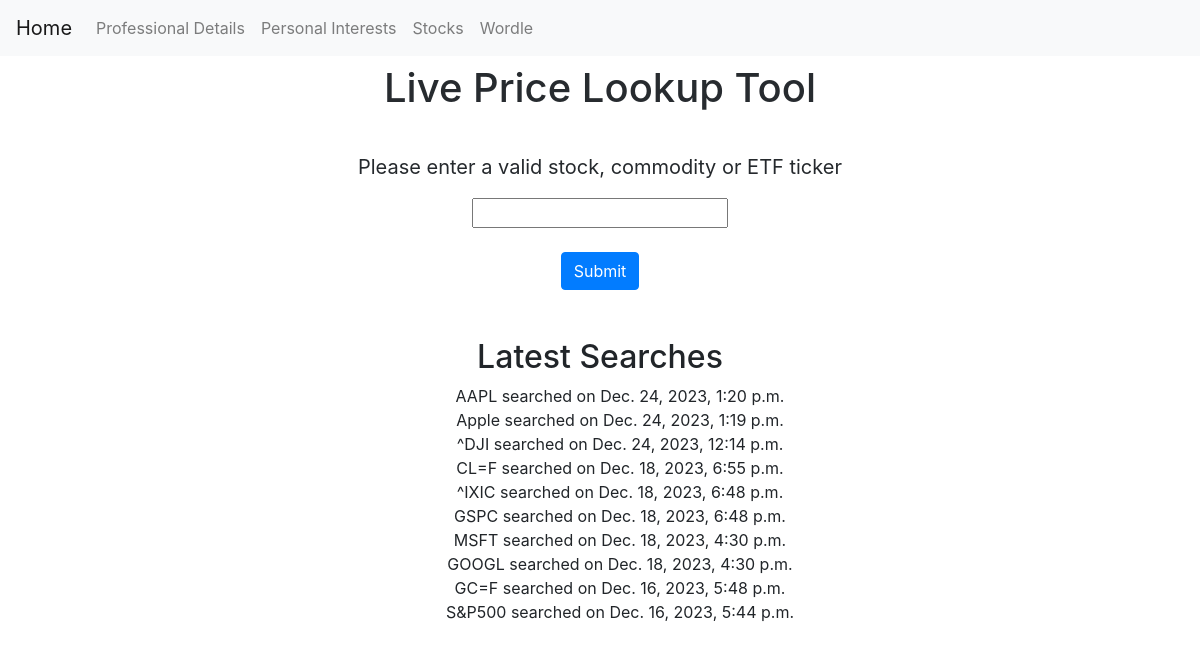
Page /take_in_stock_price/ on the earlier database version.
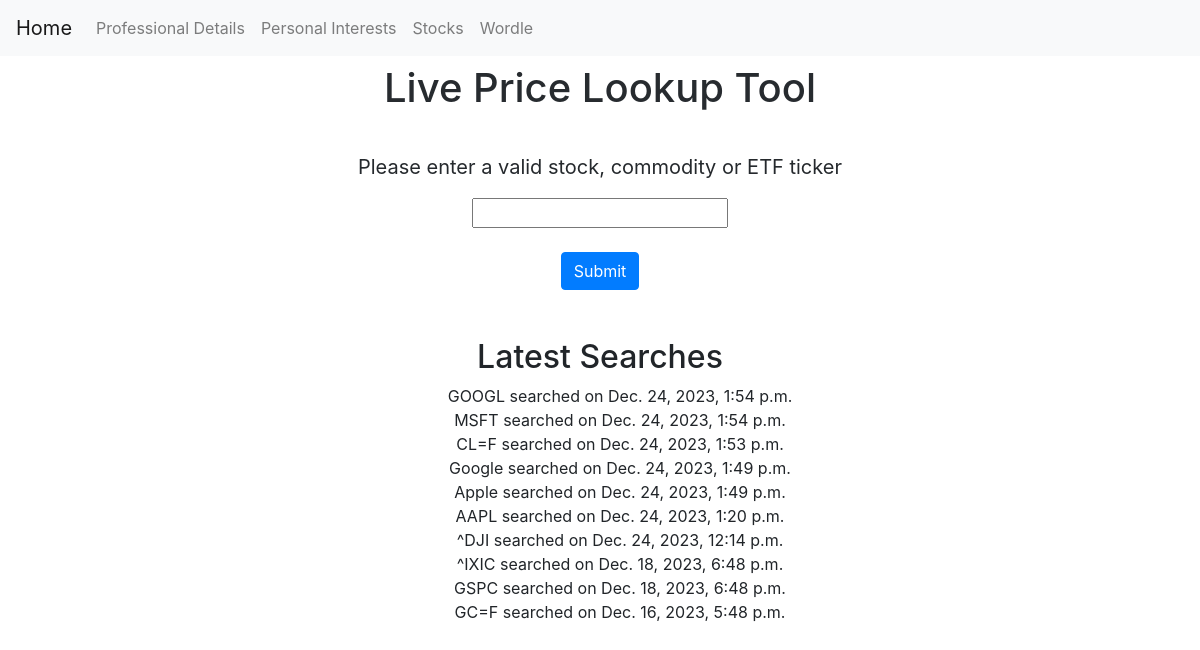
Same page on the later database version.
### portfolio/models.py (models this page shows, shortened)
class Stock(models.Model):
    ticker = models.CharField(max_length=10, unique=True)
    company_name = models.CharField(max_length=100)
    date_searched = models.DateTimeField(auto_now=True)

### portfolio/views.py (the view, shortened to what this page needs)
# urls.py: path('take_in_stock_price/', views.take_in_stock_price, name='take_in_stock_price'),
def take_in_stock_price(request):
    form = StockTickerForm()
    all_searches = Stock.objects.all().order_by("-date_searched")
    previous_searches = all_searches[:10]
    return render(request, 'portfolio/stock_form.html', {
        'form': form,
        'previous_searches': previous_searches
    })

### portfolio/forms.py
class StockTickerForm(forms.Form):
    ticker = forms.CharField(label='Please enter a valid stock, commodity or ETF ticker')

### portfolio/templates/portfolio/stock_form.html (shortened to what this page needs)
{% extends "portfolio/layout.html" %}
{% block body %}
    <!DOCTYPE html>
    <html>
    <head>
    </head>
    <body>
        <h1 class="my-2 mx-3 text-center fade-in">Live Price Lookup Tool</h1>
        <br>
        <form method="post" class="my-2 mx-3">
            <div class="text-center fade-in">
                <p class="form-label" style="font-size: 20px;">{{ form.ticker.label }}</p>
                {{ form.ticker }}
            </div>
            <br>
            <div class="form-group text-center fade-in">
                <button class="btn btn-primary" type="submit">Submit</button>
            </div>
        </form>
        <br>
        <div class="text-center fade-in">
            <h2 class="my-2 mx-3">Latest Searches</h2>
            <ul style="list-style: none;">
                {% for stock in previous_searches %}
                    <li>{{ stock.ticker }} searched on {{ stock.date_searched }}</li>
                {% endfor %}
            </ul>
        </div>
    </body>
    </html>
{% endblock %}

### portfolio/templates/portfolio/layout.html (shortened to what this page needs)
{% load static %}
<!DOCTYPE html>
<html lang="en">
    <head>
        <link rel="stylesheet" href="https://stackpath.bootstrapcdn.com/bootstrap/4.4.1/css/bootstrap.min.css">
        <link href="{% static 'portfolio/styles.css' %}" rel="stylesheet">
    </head>
    <body>
        <nav class="navbar navbar-expand-lg navbar-light bg-light">
            <a class="navbar-brand" href="{% url 'index' %}">Home</a>
            <div>
              <ul class="navbar-nav mr-auto">
                <li class="nav-item">
                    <a class="nav-link" href="{% url 'professional_details' %}">Professional Details</a>
                </li>
                <li class="nav-item">
                    <a class="nav-link" href="{% url 'personal_interests' %}">Personal Interests</a>
                </li>
                <li class="nav-item">
                    <a class="nav-link" href="{% url 'take_in_stock_price' %}">Stocks</a>
                </li>
                <li class="nav-item">
                    <a class="nav-link" href="{% url 'wordle_game' %}">Wordle</a>
                </li>
              </ul>
            </div>
          </nav>
        <div class="body">
            {% block body %}
            {% endblock %}
        </div>
    </body>
</html>

### portfolio/static/portfolio/styles.css (style rules this page uses)
html, body { background-color: white; }
:root { --default: #57575c; --empty: #7d7d82; --wrong: #b59f3b; --right: #538d4e; }

Differences in the rows shown:
no longer on this page (row unchanged): Stock: ticker "S&P500", date_searched "Dec. 16, 2023, 5:44 p.m."
changed Stock "GOOGL": date_searched "Dec. 18, 2023, 4:30 p.m." → "Dec. 24, 2023, 1:54 p.m."; moves up the list
changed Stock "MSFT": date_searched "Dec. 18, 2023, 4:30 p.m." → "Dec. 24, 2023, 1:54 p.m."; moves up the list
changed Stock "CL=F": date_searched "Dec. 18, 2023, 6:55 p.m." → "Dec. 24, 2023, 1:53 p.m."; moves up the list
added Stock: ticker "Google", date_searched "Dec. 24, 2023, 1:49 p.m."
changed Stock "Apple": date_searched "Dec. 24, 2023, 1:19 p.m." → "Dec. 24, 2023, 1:49 p.m."; moves down the list
